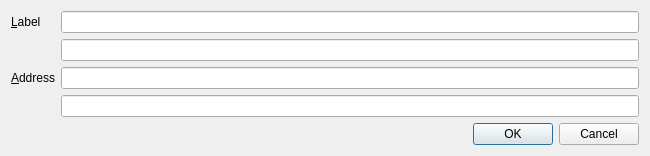
<?xml version="1.0" encoding="UTF-8"?>
<ui version="4.0">
 <class>EditZAddressDialog</class>
 <widget class="QDialog" name="EditZAddressDialog">
  <property name="geometry">
   <rect>
    <x>0</x>
    <y>0</y>
    <width>650</width>
    <height>126</height>
   </rect>
  </property>
  <property name="windowTitle">
   <string>Edit z-address</string>
  </property>
  <layout class="QVBoxLayout" name="verticalLayout">
   <item>
    <layout class="QFormLayout" name="formLayout">
     <property name="fieldGrowthPolicy">
      <enum>QFormLayout::AllNonFixedFieldsGrow</enum>
     </property>
     <item row="0" column="0">
      <widget class="QLabel" name="label">
       <property name="text">
        <string>&amp;Label</string>
       </property>
       <property name="buddy">
        <cstring>labelEdit</cstring>
       </property>
      </widget>
     </item>
     <item row="0" column="1">
      <widget class="QLineEdit" name="labelEdit">
       <property name="toolTip">
        <string>The label associated with this z-address list entry</string>
       </property>
      </widget>
     </item>
     <item row="2" column="0">
      <widget class="QLabel" name="label_2">
       <property name="text">
        <string>&amp;Address</string>
       </property>
       <property name="buddy">
        <cstring>addressEdit</cstring>
       </property>
      </widget>
     </item>
     <item row="2" column="1">
      <widget class="QValidatedLineEdit" name="addressEdit">
       <property name="toolTip">
        <string>The z-address associated with this z-address list entry. This can only be modified for sending addresses.</string>
       </property>
      </widget>
     </item>
     <item row="1" column="1">
      <widget class="QLineEdit" name="labelOriginal"/>
     </item>
     <item row="3" column="1">
      <widget class="QLineEdit" name="addressOriginal"/>
     </item>
    </layout>
   </item>
   <item>
    <widget class="QDialogButtonBox" name="buttonBox">
     <property name="orientation">
      <enum>Qt::Horizontal</enum>
     </property>
     <property name="standardButtons">
      <set>QDialogButtonBox::Cancel|QDialogButtonBox::Ok</set>
     </property>
    </widget>
   </item>
  </layout>
 </widget>
 <customwidgets>
  <customwidget>
   <class>QValidatedLineEdit</class>
   <extends>QLineEdit</extends>
   <header>qvalidatedlineedit.h</header>
  </customwidget>
 </customwidgets>
 <resources/>
 <connections>
  <connection>
   <sender>buttonBox</sender>
   <signal>accepted()</signal>
   <receiver>EditZAddressDialog</receiver>
   <slot>accept()</slot>
   <hints>
    <hint type="sourcelabel">
     <x>20</x>
     <y>20</y>
    </hint>
    <hint type="destinationlabel">
     <x>20</x>
     <y>20</y>
    </hint>
   </hints>
  </connection>
  <connection>
   <sender>buttonBox</sender>
   <signal>rejected()</signal>
   <receiver>EditZAddressDialog</receiver>
   <slot>reject()</slot>
   <hints>
    <hint type="sourcelabel">
     <x>20</x>
     <y>20</y>
    </hint>
    <hint type="destinationlabel">
     <x>20</x>
     <y>20</y>
    </hint>
   </hints>
  </connection>
 </connections>
</ui>
